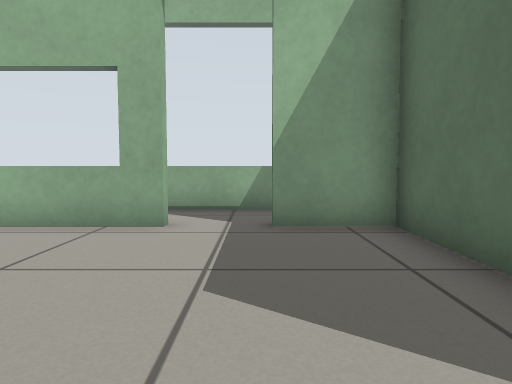
view 1 (above)

19 first-person views from a walk through a Gazebo world. The camera is 0.5 m above the floor, tilts 4° down and sees 70° across. The floor is counted in squares, 0.5 m on a side. Each view is taken from the middle of a square. On the plan, view 1 faces up. The plan holds only what a view shows up to about 13 squares ahead; the rest is blank.

view 2
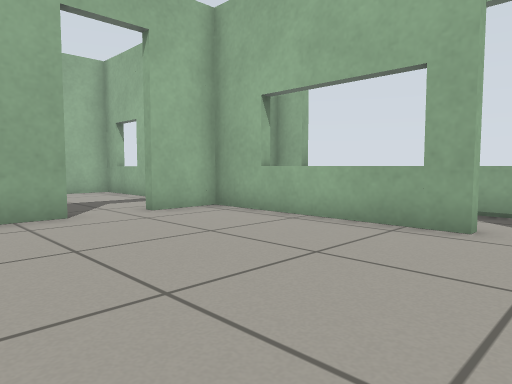

view 3
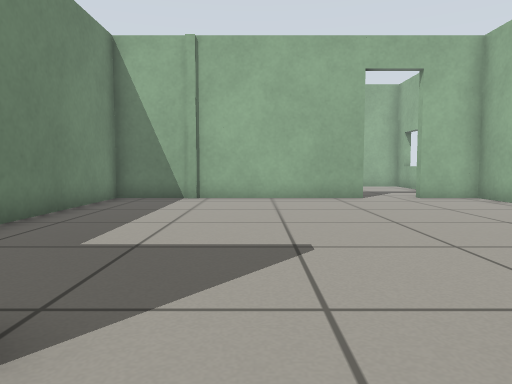

view 4
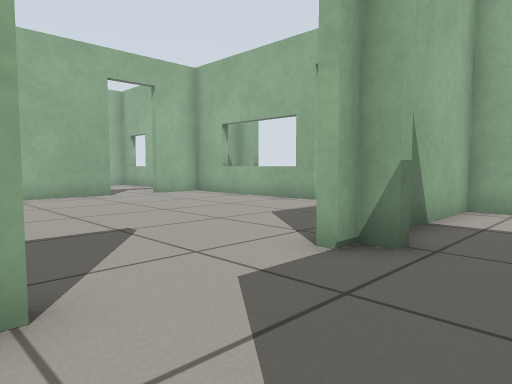

view 5
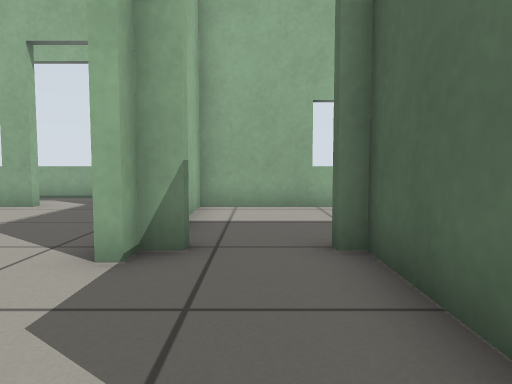

view 6
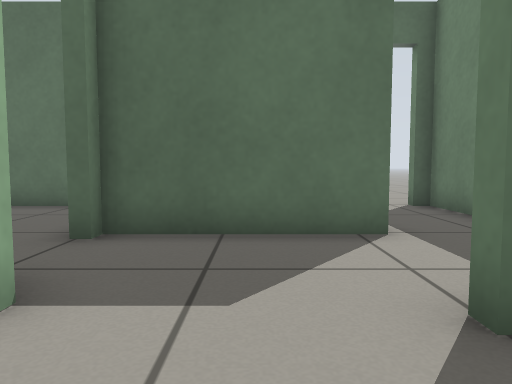

view 7
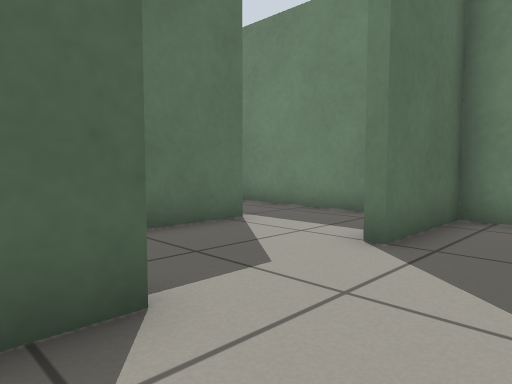

view 8
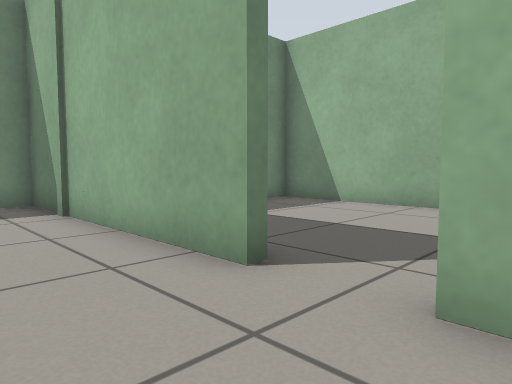

view 9
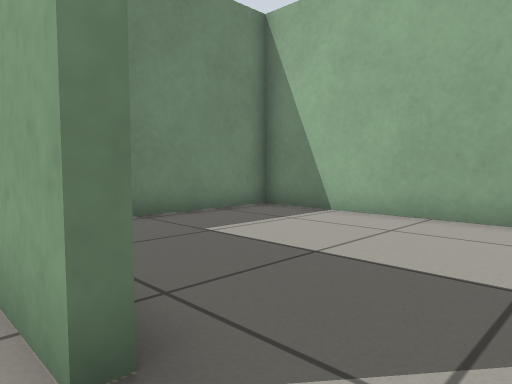

view 10
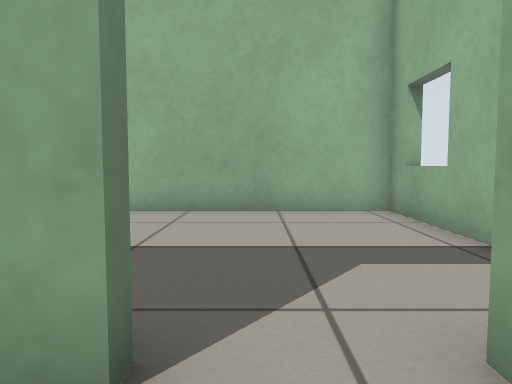

view 11
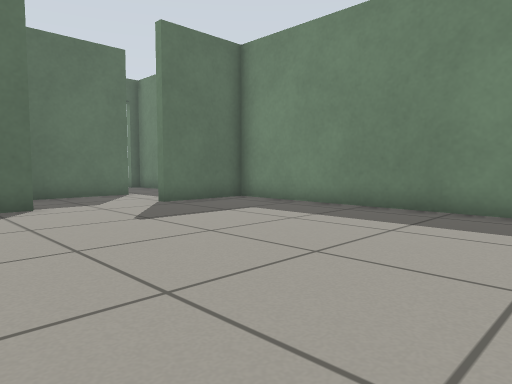

view 12
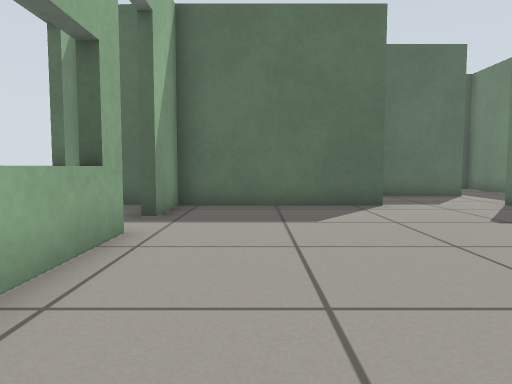

view 13
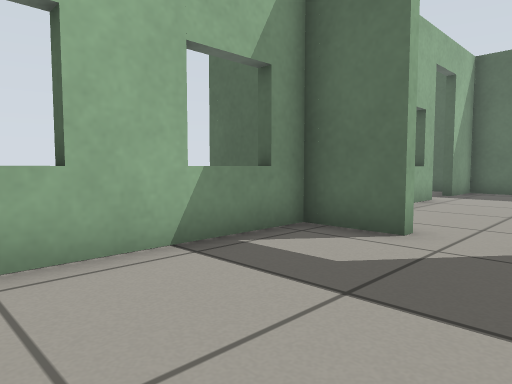

view 14
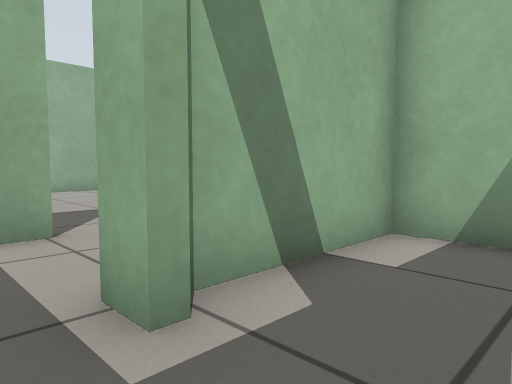

view 15
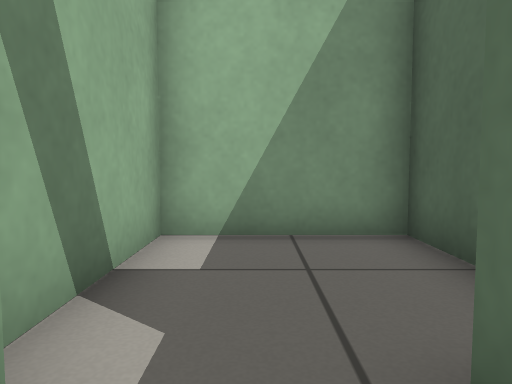

view 16
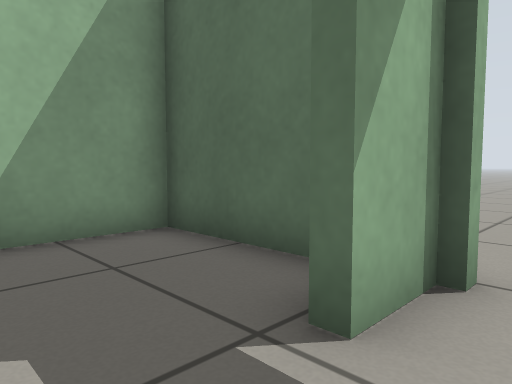

view 17
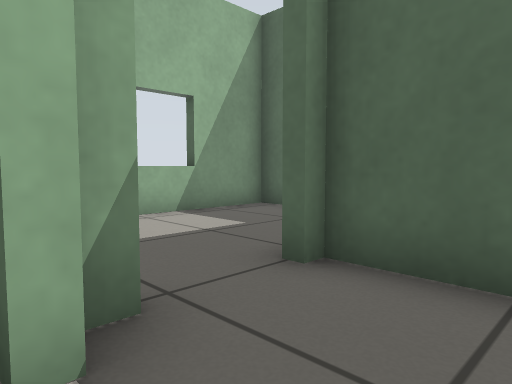

view 18
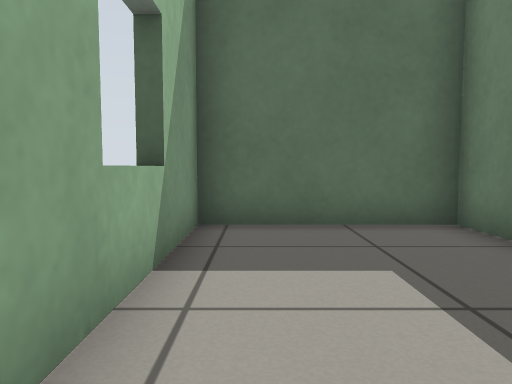

view 19
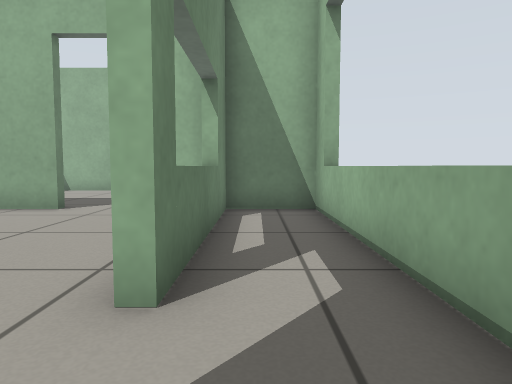

### Floor plan
Points are (right, up) in squares from view 1. A wall is a line through its corners. A room is listed if a view was taken in it or the views show most of it. See-through windows are left out.
Room 1 (views 1, 2, 6, 7, 8, 9, 10, 11, 12, 17)
walls: (-7.5, 2.5) (-7.5, -5.4) (2.1, -5.4) (2.1, -2.4) (2.4, -2.4); (2.3, 0.7) (2.3, 6) (0.3, 6); (-1.5, 6) (-7.5, 6) (-7.5, 4.2)
ways out: opening at (2, -1) to room 2; open door at (-8, 3.5) to room 4; open door at (-0.5, 6) to room 6; open door at (-8, -4.5)
Room 2 (views 3, 5)
walls: (2.4, -2.4) (2.4, -3.1); (3.2, 1.3) (2.6, 1.3) (2.6, 0.7); (5.3, -2.9) (5.3, 1.3)
ways out: opening at (2, -1) to room 1; opening at (3.5, -3) to room 3; open door at (4.3, 1.3) to room 5
Room 3 (views 4, 14, 15, 16)
walls: (6.1, -2.9) (5.3, -2.9); (4, -5.4) (9.2, -5.4); (9.2, -2.9) (7.7, -2.9)
ways out: opening at (3.5, -3) to room 2; open door at (6.5, -3) to room 7
Room 4 (view 13)
walls: (-7.8, 4.2) (-7.8, 6) (-14.2, 6) (-14.2, -2.8) (-10.4, -2.8)
ways out: open door at (-8, 3.5) to room 1
Room 5 (view 18)
walls: (7.9, 1.6) (9.2, 1.6) (9.2, 6) (2.6, 6) (2.6, 2.9)
ways out: open door at (4.3, 1.3) to room 2
Room 6 (view 19)
walls: (2.2, 8.4) (-7.5, 8.4) (-7.5, 6.3) (-1.5, 6.3); (2.3, 6.9) (2.3, 7.5)
ways out: open door at (-0.5, 6) to room 1
Room 7 (no view inside)
walls: (9.2, -1.7) (9.2, 1.3) (5.6, 1.3) (5.6, -2.4)
ways out: open door at (6.5, -3) to room 3

Where each view was taken, in squares from view 1:
view 1: 0 up, 0 right, facing up
view 2: 0 up, 0 right, facing up-left
view 3: 1 down, 4 right, facing left
view 4: 3 down, 5 right, facing up-left
view 5: 3 down, 4 right, facing up
view 6: 1 down, 0 right, facing right
view 7: 2 up, 0 right, facing down-right
view 8: 5 up, 5 left, facing down-left
view 9: 4 up, 7 left, facing down-left
view 10: 3 up, 6 left, facing left
view 11: 3 up, 7 left, facing down-right
view 12: 4 up, 7 left, facing right
view 13: 2 up, 13 left, facing up-right
view 14: 4 down, 8 right, facing up-left
view 15: 4 down, 7 right, facing up
view 16: 4 down, 6 right, facing up-right
view 17: 1 down, 2 right, facing up-right
view 18: 5 up, 3 right, facing right
view 19: 7 up, 1 right, facing left
